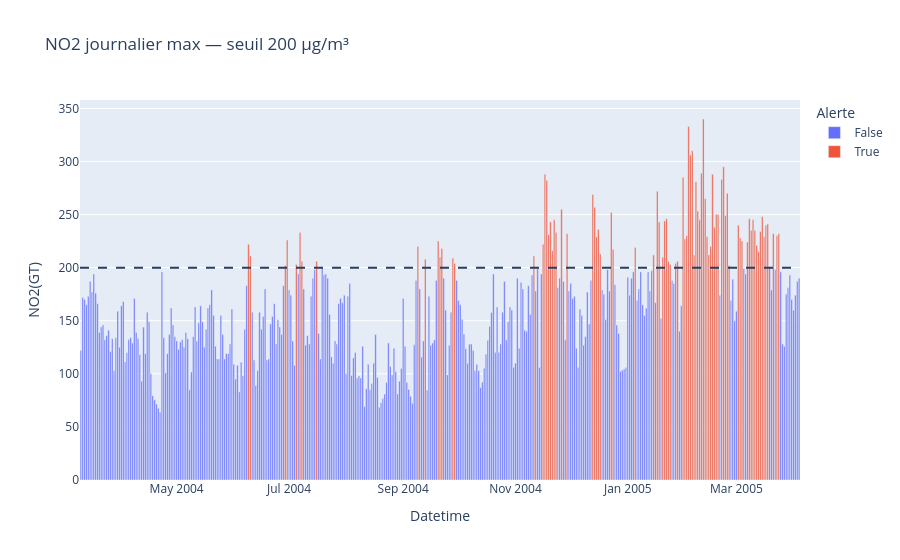

Notebook source saved alongside this figure:
### Markdown cell above
## 12. Seuils OMS — Jours dangereux

### Code cell
SEUIL_NO2 = 200


heures_dep = (df['NO2(GT)'] > SEUIL_NO2).sum()
pourcentage = 100 * heures_dep / len(df)

print(f'Heures > {SEUIL_NO2} µg/m³ : {heures_dep}')
print(f'Pourcentage : {pourcentage:.1f}%')


no2_daily = df['NO2(GT)'].resample('D').max().reset_index()
no2_daily['Alerte'] = no2_daily['NO2(GT)'] > SEUIL_NO2

print(f'Jours dangereux : {no2_daily["Alerte"].sum()}')


fig = px.bar(
    no2_daily,
    x='Datetime',
    y='NO2(GT)',
    color='Alerte',
    title=f'NO2 journalier max — seuil {SEUIL_NO2} µg/m³'
)

fig.add_hline(
    y=SEUIL_NO2,
    line_dash='dash'
)

fig.show()
